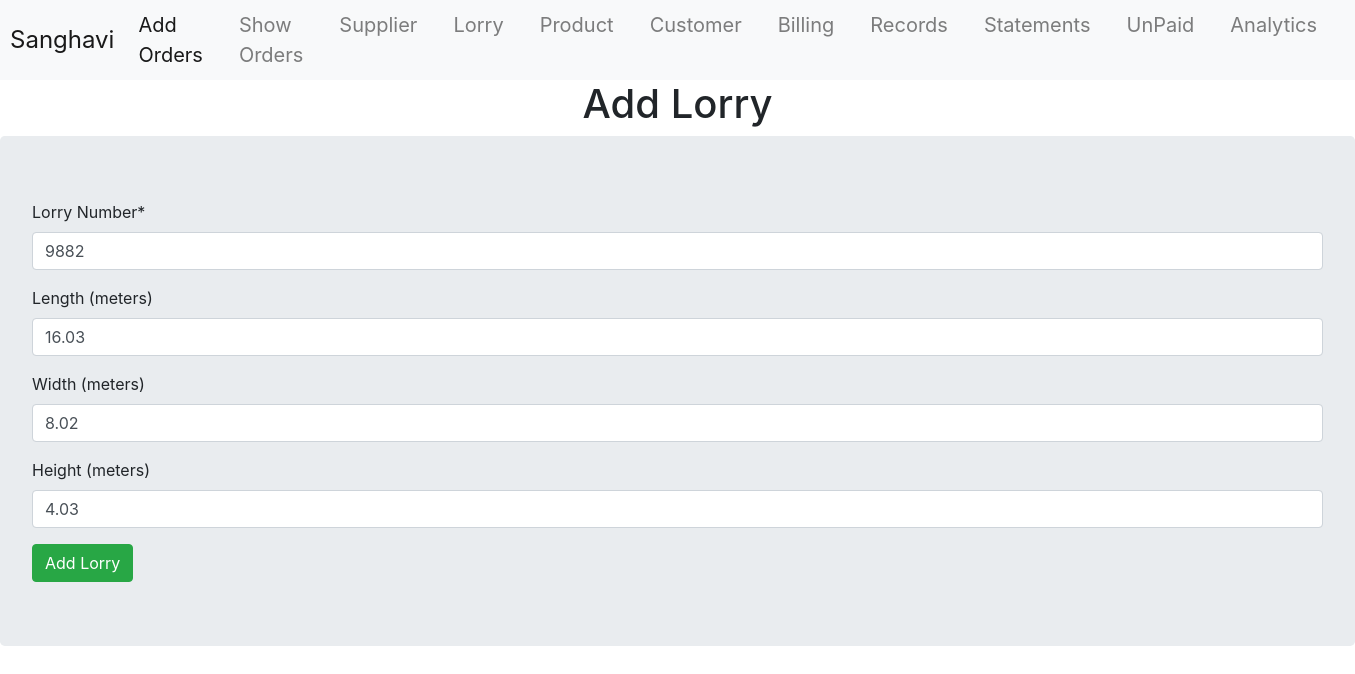
Page /lorry/update/9882/ on the committed database.
### invoiceApp/models.py (models this page shows, shortened)
class Lorry(models.Model):
    Lno = models.CharField(max_length=20, primary_key=True)  # Primary key field
    length = models.FloatField(null=True, blank=True)  # Length of the lorry
    width = models.FloatField(null=True, blank=True)   # Width of the lorry
    height = models.FloatField(null=True, blank=True)  # Height of the lorry

### invoiceApp/views.py (the view)
# urls.py: path('lorry/update/<str:Lno>/', views.updateLorryView, name='update_lorry_url'),
def updateLorryView(request, Lno):
    lorry = get_object_or_404(Lorry, Lno=Lno)
    form = LorryForm(instance=lorry)
    if request.method == 'POST':
        form = LorryForm(request.POST, instance=lorry)
        if form.is_valid():
            form.save()
            return redirect('lorry_info_url')
    template_name = 'invoice/lorry_add.html'
    context = {'form': form}
    return render(request, template_name, context)

### invoiceApp/forms.py
class LorryForm(forms.ModelForm):
    class Meta:
        model = Lorry
        fields = '__all__'
        labels = {
            'Lno': 'Lorry Number',
            'length': 'Length (meters)',
            'width': 'Width (meters)',
            'height': 'Height (meters)',
        }
        widgets = {
            'Lno': forms.TextInput(attrs={'placeholder': 'Lorry Number'}),
            'length': forms.NumberInput(attrs={'placeholder': 'Length in meters'}),
            'width': forms.NumberInput(attrs={'placeholder': 'Width in meters'}),
            'height': forms.NumberInput(attrs={'placeholder': 'Height in meters'}),
        }

### invoiceApp/templates/invoice/lorry_add.html (shortened to what this page needs)
{% extends 'layout.html' %}
{% load crispy_forms_tags %}
{% block content %}
    <center><h1>Add Lorry</h1></center>
    <form method="post" class="jumbotron">
        {{ form|crispy }}
        <input type="submit" value="Add Lorry" class="btn btn-success">
    </form>
{% endblock %}

### rows in the picture
Lorry: Lno "9882", length "16.03", width "8.02", height "4.03"
